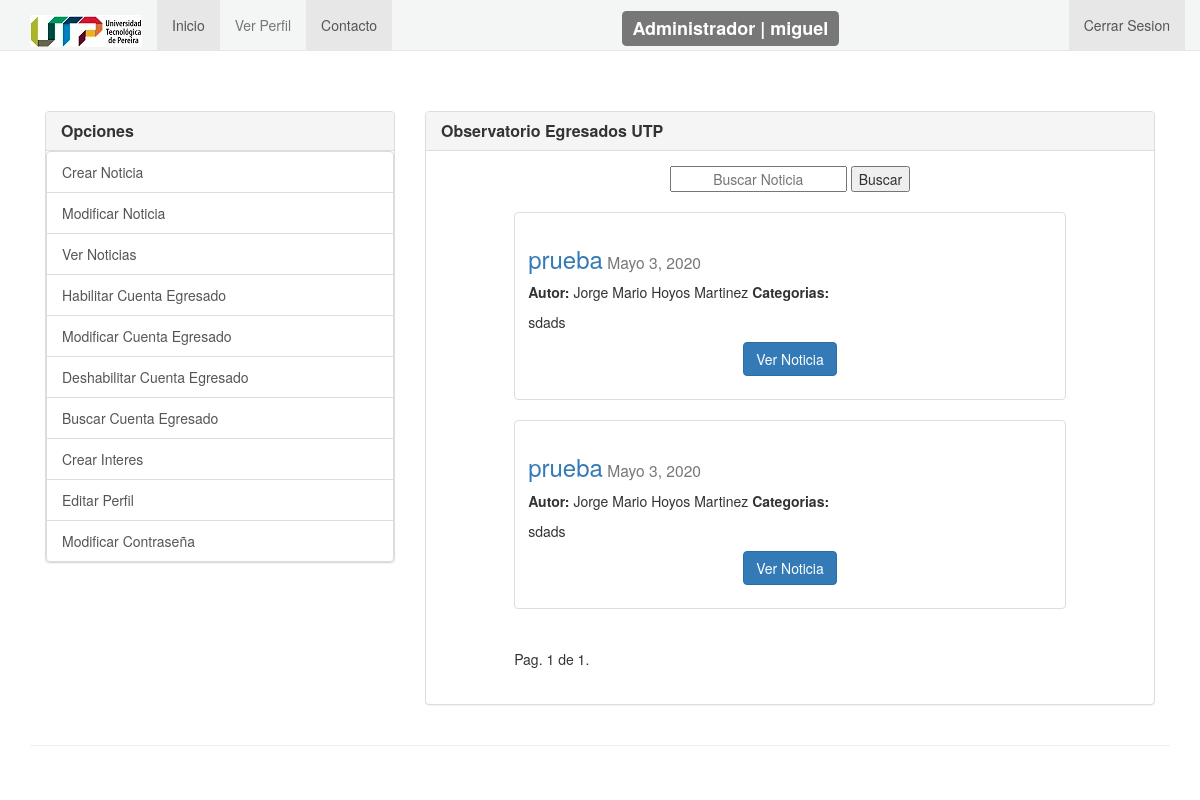
The page /posts/ (signed in) on the database its author committed.
### users/models.py (models this page shows, shortened)
class User(AbstractUser):
    Superusuario = models.BooleanField(default=False)
    Administrador = models.BooleanField(default=False)
    Egresado =models.BooleanField(default=False)
    UNDEFINED = 'indef'
    MALE = 'masc'
    FEMALE = 'fem'
    GENDER_CHOICE = [
        (UNDEFINED, 'Indefinido'),
        (MALE, 'Masculino'),
        (FEMALE, 'Femenino')
    ]
    imagen_Perfil = models.ImageField(upload_to=upload_location,
        null = True,
        blank = True,
        )
    website = models.URLField(max_length=200, blank=True)
    telefono = models.IntegerField(default=0)
    ciudad = models.CharField(max_length=30)
    dni_administrador = models.CharField(max_length=20)
    fecha_Nacimiento = models.DateField(default=datetime.now)
    genero = models.CharField(max_length=6, choices=GENDER_CHOICE, default=UNDEFINED)
    Confirmacion_manejo_datos_sensibles = models.BooleanField(default=True)
    biografia = models.TextField(max_length=100)
    timestamp = models.DateTimeField(auto_now_add=True , auto_now = False)
    actualizado= models.DateTimeField(auto_now_add=False , auto_now = True)
    categorias = models.ManyToManyField(Interes ,related_name='categorias',verbose_name='Categorías')
    class Meta:
        db_table = 'auth_user'
    def __str__(self):
        return self.username

### posts/models.py (models this page shows, shortened)
class Post (models.Model):
    user = models.ForeignKey(settings.AUTH_USER_MODEL, default=1, on_delete=models.CASCADE)
    titulo = models.CharField(max_length= 150)
    slug = models.SlugField(unique= True)
    imagen = models.ImageField(upload_to=upload_location,
        null = True,
        blank = True,
        height_field="height_field",
        width_field="width_field")
    height_field=models.IntegerField(default=0)
    width_field=models.IntegerField(default=0)
    contenido=models.TextField()
    draft = models.BooleanField(default= False)
    publish = models.DateField(auto_now_add=False , auto_now = False)
    timestamp = models.DateTimeField(auto_now_add=True , auto_now = False)
    actualizado= models.DateTimeField(auto_now_add=False , auto_now = True)
    objects = PostManager()
    categorias = models.ManyToManyField(Interes ,verbose_name='Categorías')
    def get_absolute_url(self):
        return reverse('posts:detail', kwargs={"slug":self.slug}) #namespace posts
    class Meta:
        ordering = ["-timestamp","actualizado"]

### posts/views.py (the view, shortened to what this page needs)
# urls.py: path('',views.post_list, name='list'),
def post_list(request):
    if not request.user.Administrador :
        raise Http404
    hoy = timezone.now().date()
    queryset = Post.objects.active()#filter(draft=False).filter(publish__lte= timezone.now())#all(),order_by("-timestamp")
    if request.user.Administrador and not request.user.is_superuser:
        queryset = Post.objects.all()
    query = request.GET.get("q")
    paginator = Paginator(queryset, 2) # Show 25 contacts per page.
    page_number = request.GET.get('page')
    objects_list = paginator.get_page(page_number)
    context = {
        "objects_list": objects_list,
        "title": "Listado Noticias",
        "hoy": hoy,
    }
    if request.user.Administrador:
        return render(request,"post_list.html", context)
    else:
        raise PermissionDenied

### posts/models.py (called while the page is built)
    def active(self,*args,**kwargs):
        return super(PostManager,self).filter(draft=False).filter(publish__lte= timezone.now())

### templates/post_list.html (shortened to what this page needs)
{% extends "base.html" %}
{% block content %}
    <div class="col-sm-10 col-sm-offset-1">
        {% if objects_list %}
            <center>
            <form method="GET" action="">
                <input class="text-align-center" type="text" name="q" placeholder="Buscar Noticia" value="{{ request.GET.q }}"/>
                <input type="submit" value="Buscar" />
            </form>
            </center>
            <br>
        {% endif %}
        {% for obj in objects_list %}
            {% if user.Administrador or user.Egresado and not user.is_superuser %}
                <div class="row">
                    <div class="col-sm-12">
                        <div class="thumbnail">
                            <div class="caption">
                                <h3><a href="{{ obj.get_absolute_url }}">{{ obj.titulo }}</a><small> {{ obj.publish }} </small></h3>
                                {%  if obj.user.get_full_name %}
                                    <p><strong> Autor: </strong> {{ obj.user.get_full_name }} {% if obj.categorias %}<strong>  Categorias: </strong> {% endif %}</p>
                                {% else %}
                                <p><strong> Autor: </strong>{{ obj.user }}  {% if obj.categorias %}<strong>  Categorias: </strong> {% for category in obj.categorias.all %}{{category.nombre}}{% if not forloop.last %}, {% endif %}{% endfor %} {% endif %}</p>
                                {% endif %}
                                <p>{{ obj.contenido|linebreaks|truncatechars:50 }} </p>
                                <p class="text-center"><a href="{{ obj.get_absolute_url }}" class="btn btn-primary" role="button">Ver Noticia</a> </p>
                            </div>
                        </div>
                    </div>
                </div>
            {% endif %}
        {% endfor %}
    {% if objects_list %}
        <div class="pagination">
            <span class="step-links">
                <span class="current">
                    Pag. {{ objects_list.number }} de {{ objects_list.paginator.num_pages }}.
                </span>
            </span>
        </div>
    {% else %}
    <br/>
        <div class="alert alert-info"><center><p>¡Aun no hay noticias por mostrar!</p></center>  </div>
    {% endif %}
    </div>
{% endblock %}

### templates/base.html (shortened to what this page needs)
<!DOCTYPE html>
{% load static %}
<html lang="en">
  <head>
    <link rel="stylesheet" href="https://stackpath.bootstrapcdn.com/font-awesome/4.7.0/css/font-awesome.min.css">
    <link rel="stylesheet" href="/static/css/base.css" />
{% include "head_css.html" %}
  </head>
{% if not request.user.is_authenticated %}
<body>
{% else %}
  <body background ='{% static "img/fondo.jpg" %}'>
{% endif %}
{% include "navbar.html" %}
<div class="container">
    {% if request.user.is_authenticated %}
    {% include "headsidebar.html" %}
                                  {% block content %}
                                  {% endblock %}
    {% include "headsidebar2.html" %}
    {% endif %}
</div>
{% if request.user.is_authenticated %}
<footer class="border-top footer text-muted">
    <div class="container">
        <hr/>
       <center><p style="color:rgb(255, 255, 255)">&copy; 2020 - Observatorio Egresados</p></center>
    </div>
</footer>
{% endif %}
  </body>
</html>

### templates/head_css.html (shortened to what this page needs)
 {% load static %}
    <link href="{% static 'css/bootstrap.min.css' %}" rel="stylesheet">
    <link href="{% static 'css/ie10-viewport-bug-workaround.css' %}" rel="stylesheet">
    <link href="{% static 'css/navbar-static-top.css' %}" rel="stylesheet">
    <link href="{% static 'css/custom.css' %}" rel="stylesheet">
    <link href="{% static 'css/base.css' %}" rel="stylesheet">
    <link rel="stylesheet" href="https://maxcdn.bootstrapcdn.com/bootstrap/3.4.1/css/bootstrap.min.css">

### templates/navbar.html (shortened to what this page needs)
{% load static %}
<nav  class="navbar navbar-default navbar-static-top">
  <div class="container">
    <div class="navbar-header">
      <a class="navbar-brand" >
        <img src='{% static "img/logoUTP.jpg" %}' class="img-responsive" width="100" height="100" style="width:110%;">
      </a>
    </div>
    <div id="navbar" class="navbar-collapse collapse">
      <ul class="nav navbar-nav navbar-left">
        <li class="active"><a href="{% url 'portal:inicio' %}">Inicio</a></li>
        {% if request.user.is_authenticated  %}
            <li><a href="{% url 'users:userdetail' %}">   Ver Perfil</a></li>
        {% endif %}
        {% if request.user.Administrador or request.user.Egresado and not user.is_superuser %}
        <li class="active"><a href="{% url 'portal:contact' %}">   Contacto</a></li>
        {% endif %}
      </ul>
        <ul class="nav navbar-nav navbar-right">
        {% if request.user.is_authenticated %}
        <li class="active"><a href="{% url 'auth_logout' %}">Cerrar Sesion</a></li>
        {% endif %}
        </ul>
      {% if not request.user.is_authenticated and not "/accounts/login" in request.get_full_path %}
          <form class="navbar-form navbar-right" method="POST" action="{% url 'auth_login' %}">{% csrf_token %}
            <div class="form-group">
              <input type="text" class="form-control" name="username" placeholder="Usuario"/>
            </div>
            <div class="form-group">
              <input type="password" class="form-control" name="password" placeholder="Clave"/>
            </div>
            <button type="submit" class="btn btn-default">Iniciar Sesion</button>
          </form>
      {% else %}
          {% if not user.is_superuser and request.user.Administrador%}
              <center><h3 style="margin: 12px"><span class="label label-default">Administrador | {{request.user }}</h3></span></center>
          {% endif %}
      {% endif %}
    </div>
  </div>
</nav>

### templates/headsidebar.html (shortened to what this page needs)
{% load static %}
<br>
<br>
<div class="bg-light border-right" id="sidebar-wrapper" >
    <div class="page-content">
        <div class="container-fluid">
            <div class="row">
                <div class="col-sm-4" id="right">
                        <div class="panel panel-default ">
                            <div class="panel-heading">
                                <h3 class="panel-title"><strong>Opciones</strong></h3>
                            </div>
                            <div class="bg-light border-right" id="sidebar-wrapper" class="panel-body">
                                {% if not user.is_superuser and request.user.Administrador %}
                                <a href="{% url 'posts:create' %}" class="list-group-item list-group-item-action bg-light">Crear Noticia</a>
                                <a href="{% url 'posts:newslistupdate' %}" class="list-group-item list-group-item-action bg-light">Modificar Noticia</a>
                                <a href="{% url 'posts:list' %}" class="list-group-item list-group-item-action bg-light">Ver Noticias</a>
                                <a href="{% url 'users:userenableegresado' %}" class="list-group-item list-group-item-action bg-light">Habilitar Cuenta Egresado</a>
                                <a href="{% url 'users:userlistupdate' %}"class="list-group-item list-group-item-action bg-light" >Modificar Cuenta Egresado</a>
                                <a href="{% url 'users:userlistdisableegresado' %}"class="list-group-item list-group-item-action bg-light">Deshabilitar Cuenta Egresado</a>
                                <a href="{% url 'users:userlist' %}" class="list-group-item list-group-item-action bg-light">Buscar Cuenta Egresado</a>
                                <a href="{% url 'posts:createinteres' %}"class="list-group-item list-group-item-action bg-light">Crear Interes</a>
                                <a href="{% url 'users:userupdate' %}" class="list-group-item list-group-item-action bg-light">Editar Perfil</a>
                                <a href="{% url 'auth_password_change' %}" class="list-group-item list-group-item-action bg-light">Modificar Contraseña</a>
                                {% endif %}
                            </div>
                        </div>
                </div>
                <div class="col-sm-8" id="left">
                    <div class="panel panel-default" ng-init="">
                        <div class="panel-heading clearfix">
                            <b><h3 class="panel-title"><strong>Observatorio Egresados UTP </strong></h3>
                            </b>
                         </div>
                        <div class="panel-body">
                        <table-here>

### templates/headsidebar2.html
{% load static %}
</table-here>
</div>
</div>
</div>
</div>
</div>
</div>
</div>

### templates/javascript.html (shortened to what this page needs)
{% load static %}

### static/css/navbar-static-top.css (style rules this page uses)
body { min-height: 750px; }
.navbar-static-top { margin-bottom: 5px; }
.navbar-default { background-color: #f4f5f5 !important; }

### static/css/custom.css (style rules this page uses)
.text-align-center { text-align: center; }

### rows shown on the page
Post: titulo "prueba", publish "Mayo 3, 2020", user.get_full_name "Jorge Mario Hoyos Martinez", shows "Categorias:", contenido "sdads"
Post: titulo "prueba", publish "Mayo 3, 2020", user.get_full_name "Jorge Mario Hoyos Martinez", shows "Categorias:", contenido "sdads"

### other values the page prints
{{ request.user }} "miguel"
{{ objects_list.number }} "1"
{{ objects_list.paginator.num_pages }} "1"
